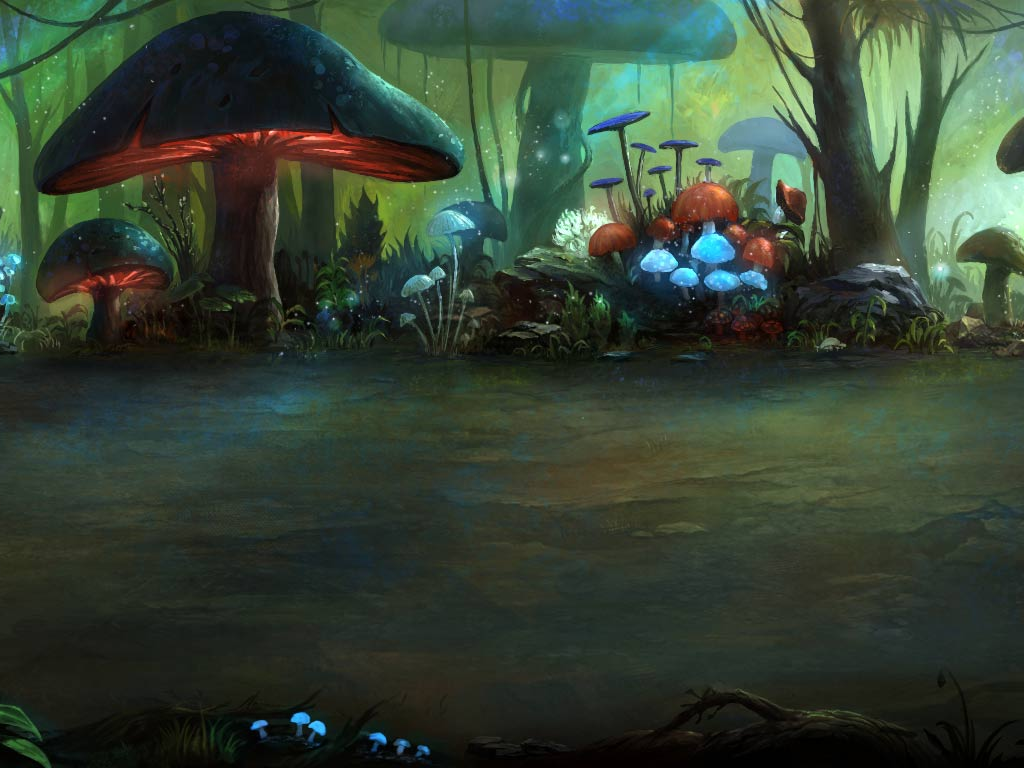

The image is a tile-based game level rendered from a .tmx file. Its description and source (layers, tilesets, objects; grid data summarised) follow:
An orthogonal 32x24 tile map with 32x32 px tiles, 1 tile layer (块层 1).

<map version="1.0" orientation="orthogonal" renderorder="right-down" width="32" height="24" tilewidth="32" tileheight="32">
 <tileset firstgid="1" name="3" tilewidth="32" tileheight="32">
  <image source="3.jpg" width="2000" height="768" />
 </tileset>
 <layer name="块层 1" width="32" height="24">
  <data>[768 cells, 768 non-empty, 768 distinct tile ids]</data>
 </layer>
</map>
